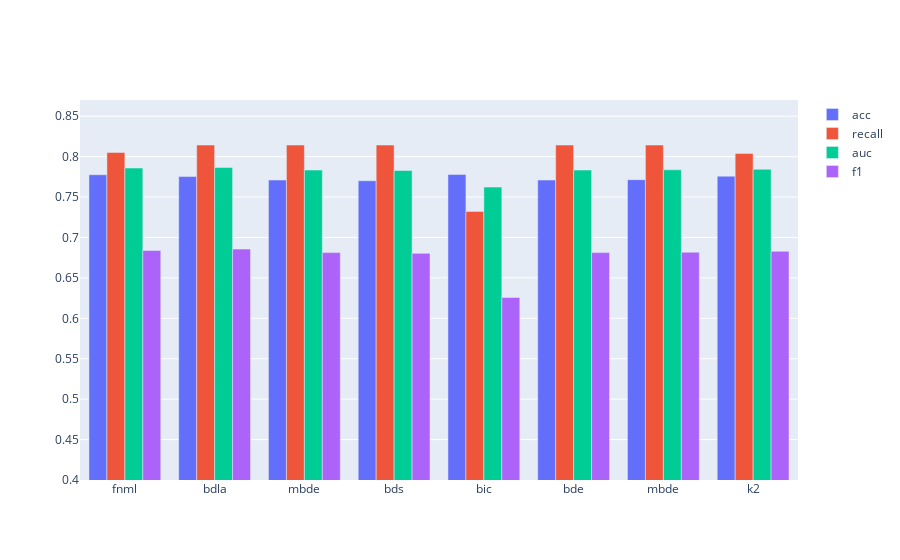

Notebook code cell kept with this figure:
### Code cell
#寻找每个属性的直方图

f1_y = []
auc_y = []
recall_y = []
acc_y = []
score_y = []
for i,j in zip(mth_list,scr):
    acc_y.append(np.array(i.iloc[0,:]).mean())
    f1_y.append(np.array(i.iloc[3,:]).mean())
    auc_y.append(np.array(i.iloc[2,:]).mean())
    recall_y.append(np.array(i.iloc[1,:]).mean())
    score_y.append(np.array(i.iloc[4,:]).mean()*(-1))
acc_trace = go.Bar(
    x = [1,2,3,4,5,6,7,8,9,10],
    y = acc_y,
    name = "acc"
)
auc_trace = go.Bar(
    x = [1,2,3,4,5,6,7,8,9,10],
    y = auc_y,
    name = "auc"
)
recall_trace = go.Bar(
    x = [1,2,3,4,5,6,7,8,9,10],
    y = recall_y,
    name = "recall"
)
f1_trace = go.Bar(
    x = [1,2,3,4,5,6,7,8,9,10],
    y = f1_y,
    name = "f1"
)

mean_score = [acc_trace,recall_trace,auc_trace,f1_trace]
layout = go.Layout(
        xaxis=dict(
        tickvals = [1,2,3,4,5,6,7,8,9,10],
        ticktext=scr),
        yaxis_range=[0.4,0.87],
        barmode = "group") 
fig = go.Figure(data = mean_score , layout = layout)
iplot(fig)

### Figure 1 — Plotly figure (JSON) as saved in the notebook; plotly's stock layout.template omitted (floating-point values rounded to 4 significant figures)
{"data": [{"name": "acc", "type": "bar", "x": [1, 2, 3, 4, 5, 6, 7, 8, 9, 10], "y": [0.7775, 0.7753, 0.771, 0.7701, 0.7779, 0.771, 0.7714, 0.7757]}, {"name": "recall", "type": "bar", "x": [1, 2, 3, 4, 5, 6, 7, 8, 9, 10], "y": [0.8051, 0.8143, 0.8143, 0.8143, 0.7322, 0.8143, 0.8143, 0.804]}, {"name": "auc", "type": "bar", "x": [1, 2, 3, 4, 5, 6, 7, 8, 9, 10], "y": [0.7858, 0.7864, 0.7834, 0.7828, 0.7623, 0.7834, 0.7837, 0.7843]}, {"name": "f1", "type": "bar", "x": [1, 2, 3, 4, 5, 6, 7, 8, 9, 10], "y": [0.6839, 0.6856, 0.6812, 0.6803, 0.6257, 0.6812, 0.6817, 0.6829]}], "layout": {"barmode": "group", "xaxis": {"ticktext": ["fnml", "bdla", "mbde", "bds", "bic", "bde", "mbde", "k2"], "tickvals": [1, 2, 3, 4, 5, 6, 7, 8, 9, 10]}, "yaxis": {"range": [0.4, 0.87]}}}
